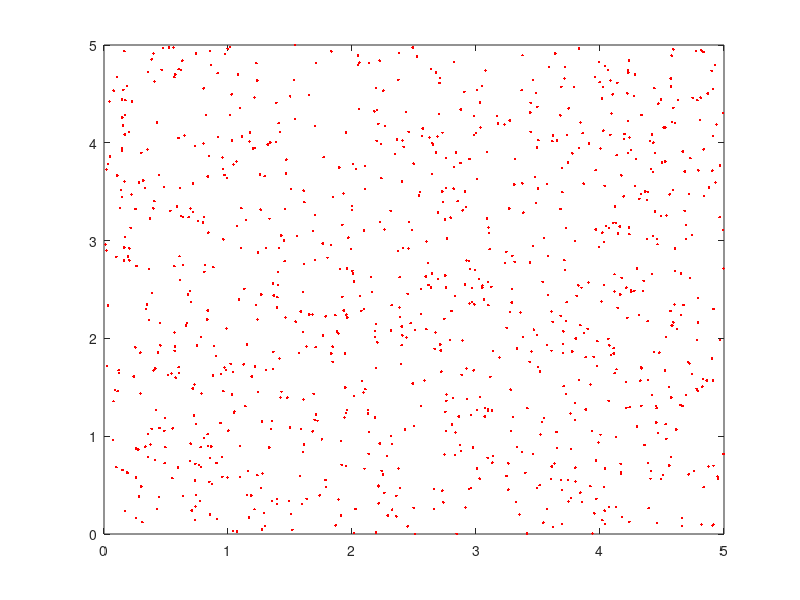

The MATLAB source for this figure:

for i = 0 : 20
    size=1000
    X=zeros(size,2);
    for j = 1 : size
       X(j,1) = 5*rand;
       X(j,2) = 5*rand;
    end
    plot(X(:,1),X(:,2), 'r.')
    
    file = strcat('uni-tasks',int2str(i),'.txt')
    dlmwrite(file, X)
end